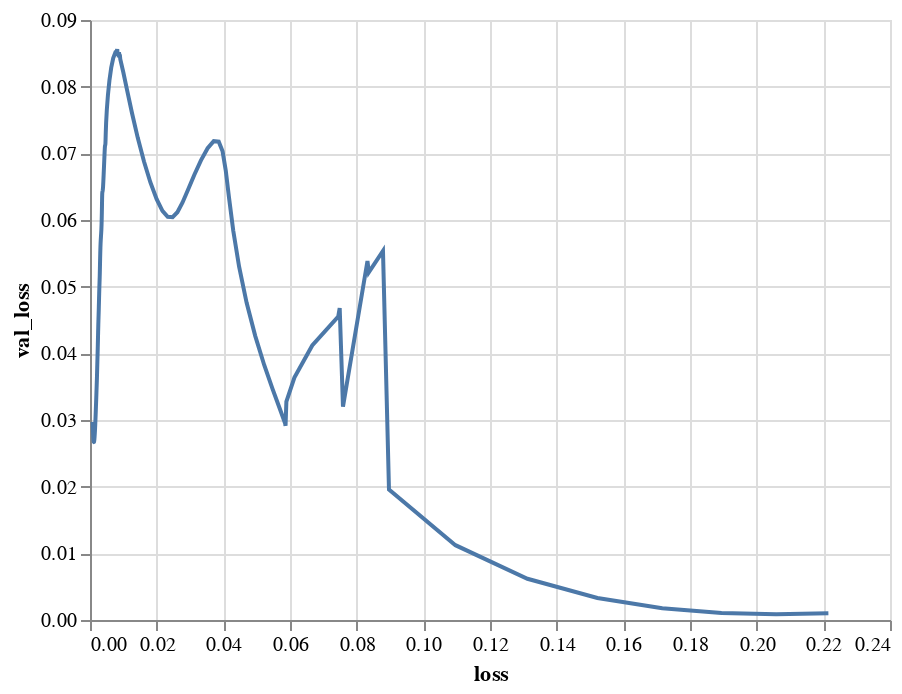

Write notebook code for a chart like this one.
### Code cell
# prompt: Using dataframe hist_df: lineplot

import altair as alt
alt.Chart(hist_df).mark_line().encode(x='loss', y='val_loss')

### Figure 1 — Vega-Lite specification as saved in the notebook (floating-point values rounded to 4 significant figures; data arrays with more than 128 entries replaced by an {"elided": "..."} marker saying what was removed)
{"config": {"view": {"continuousWidth": 400, "continuousHeight": 300}}, "data": {"name": "data-56a58329d06244710f4e9d64fbc6c1e8"}, "mark": "line", "encoding": {"x": {"field": "loss", "type": "quantitative"}, "y": {"field": "val_loss", "type": "quantitative"}}, "$schema": "https://vega.github.io/schema/vega-lite/v4.17.0.json", "datasets": {"data-56a58329d06244710f4e9d64fbc6c1e8": {"elided": "200 records"}}}
